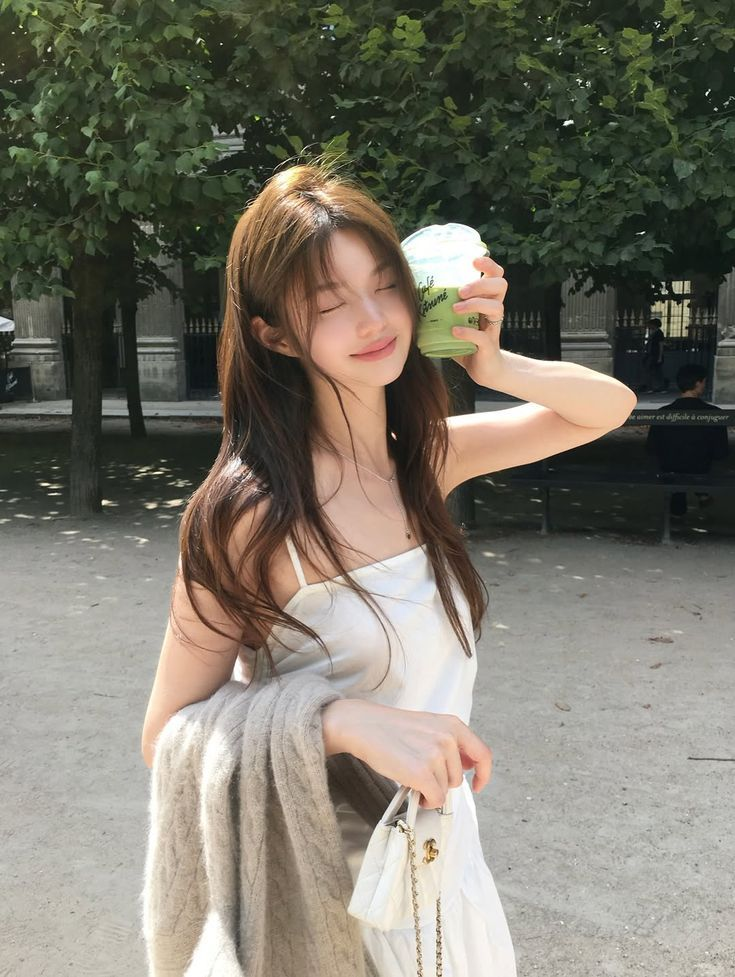
#> input picture data/images/image1.png, 735 x 977 px, found by its file name
$ jupyter execute example_sift.ipynb
#> lines starting #> are read from the running program, lines starting #| are printed output that depends on the picture
# 1. Import Library

[cell 1]
import cv2
import matplotlib.pyplot as plt

# 2. Load Image

[cell 2]
img = cv2.imread('../../data/images/image1.png')
#> img is the input picture: shape (977, 735, 3); mean B, G, R 105.9, 118.3, 122.1

# 3. Preprocessing Image

[cell 3]
 # Converting image to grayscale
gray= cv2.cvtColor(img,cv2.COLOR_BGR2GRAY)
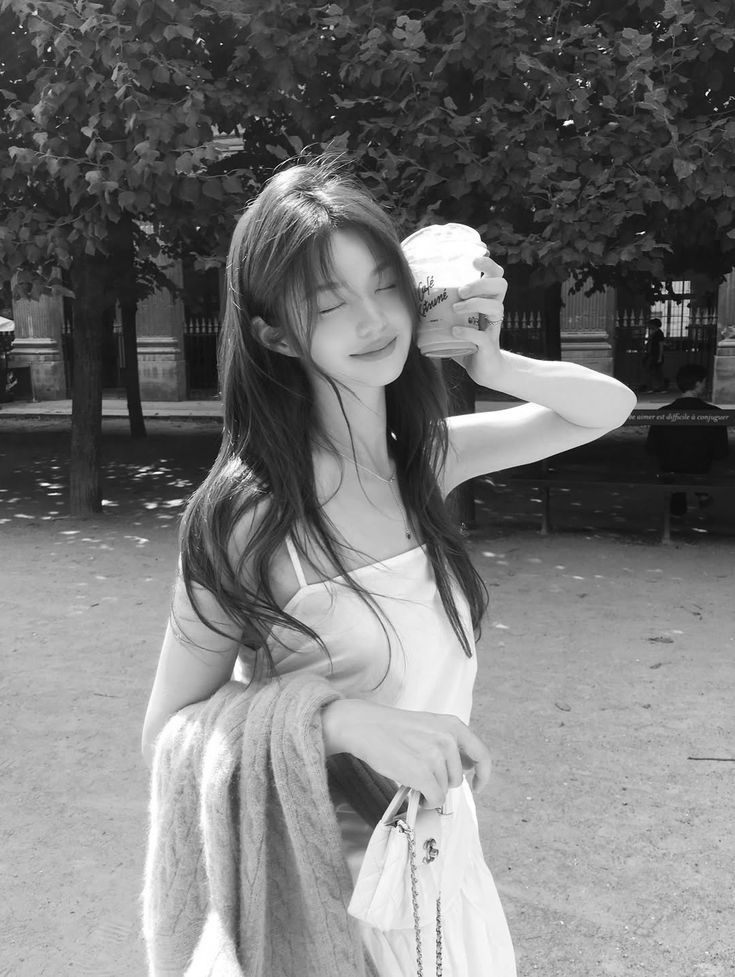
#> gray: shape (977, 735); min 1, max 255, mean 118.1

[cell 4]
# Applying SIFT detector
sift = cv2.SIFT_create()
kp = sift.detect(gray, None)
#> kp = 3161 keypoints; strongest (x, y, size): (707, 93, 2), (566, 123, 3.5), (104, 502, 3.7), (450, 256, 48.7)

[cell 5]
img=cv2.drawKeypoints(gray,kp,img,flags=cv2.DRAW_MATCHES_FLAGS_DRAW_RICH_KEYPOINTS)
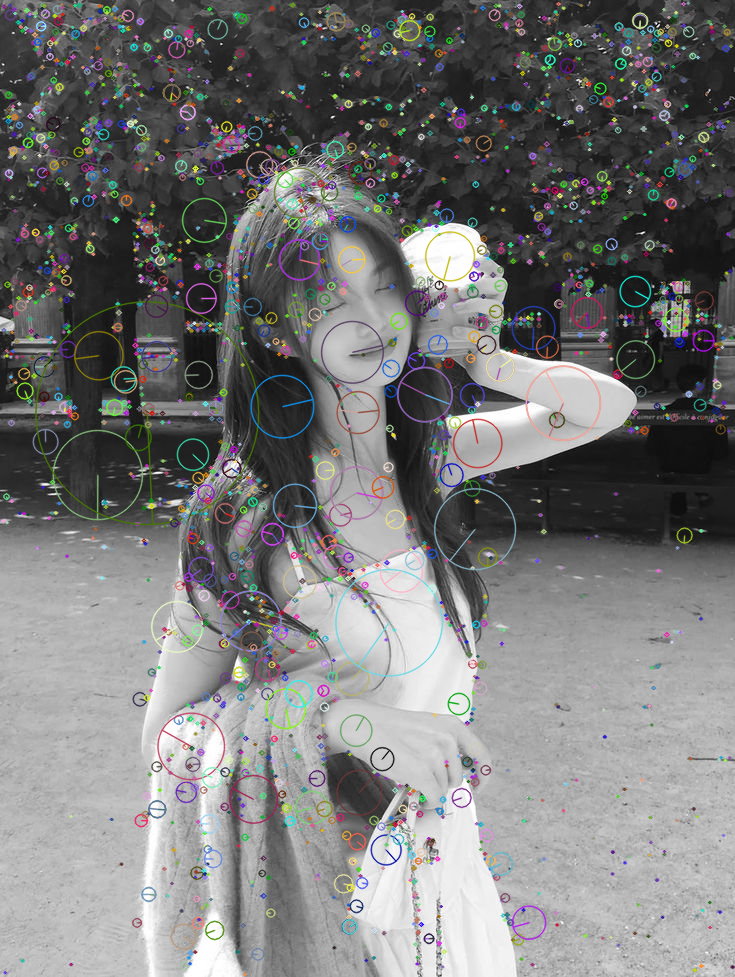
#> img: shape (977, 735, 3); mean B, G, R 119.7, 119.8, 119.8

[cell 6]
cv2.imwrite('../../data/images/image-with-keypoints.jpg', img)
#> Out = True
